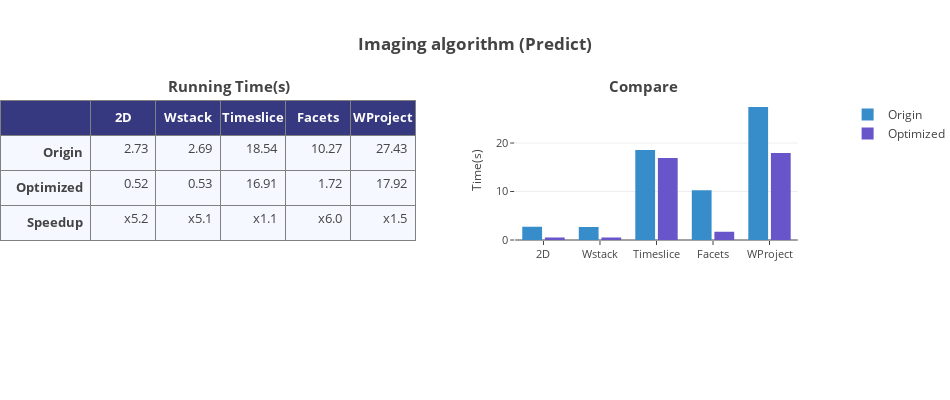
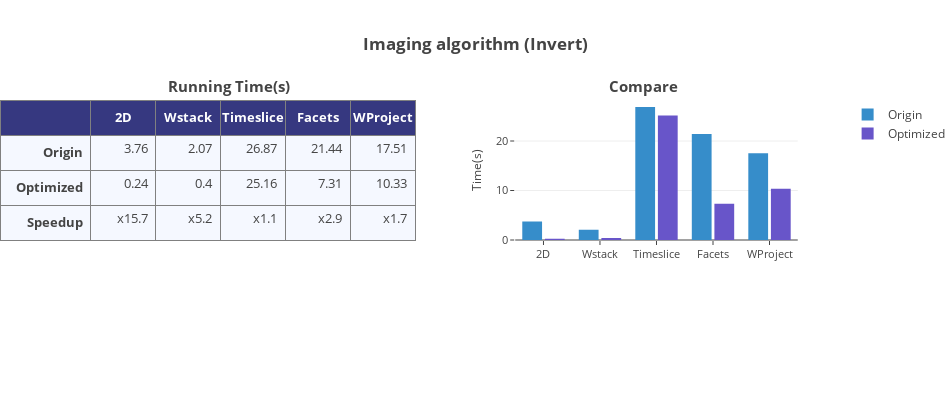

Source (notebook cell) for these figures, in order:
### Code cell
# Imaging algorithm

# Predict

origin = np.around(time_pred_ori, decimals=2)
optimized = np.around(time_pred_opt, decimals=2)
columns = ['2D', 'Wstack', 'Timeslice', 'Facets', 'WProject']
fig_title = 'Imaging algorithm (Predict)'
show(origin, optimized, columns, fig_title)

# Invert
origin = np.around(time_inv_ori, decimals=2)
optimized = np.around(time_inv_opt, decimals=2)
columns = ['2D', 'Wstack', 'Timeslice', 'Facets', 'WProject']
fig_title = 'Imaging algorithm (Invert)'
show(origin, optimized, columns, fig_title)

### Figure 1 — Plotly figure (JSON) as saved in the notebook; plotly's stock layout.template omitted (floating-point values rounded to 4 significant figures)
{"data": [{"cells": {"align": ["right"], "fill": {"color": "#F5F8FF"}, "font": {"size": 13}, "height": 35, "values": [["<b>Origin", "<b>Optimized", "<b>Speedup"], ["2.73", "0.52", "x5.2"], ["2.69", "0.53", "x5.1"], ["18.54", "16.91", "x1.1"], ["10.27", "1.72", "x6.0"], ["27.43", "17.92", "x1.5"]]}, "columnwidth": [1.4, 1, 1, 1, 1, 1], "domain": {"x": [0, 0.5], "y": [0, 1]}, "header": {"align": ["center"], "fill": {"color": "rgb(54,56,128)"}, "font": {"color": "white", "size": 13}, "height": 35, "values": ["", "<b>2D", "<b>Wstack", "<b>Timeslice", "<b>Facets", "<b>WProject"]}, "type": "table"}, {"marker": {"color": "rgb(54,141,202)"}, "name": "Origin", "type": "bar", "width": 0.35, "x": ["2D", "Wstack", "Timeslice", "Facets", "WProject"], "y": ["2.73", "2.69", "18.54", "10.27", "27.43"]}, {"marker": {"color": "rgb(104,85,201)"}, "name": "Optimized", "type": "bar", "width": 0.35, "x": ["2D", "Wstack", "Timeslice", "Facets", "WProject"], "y": ["0.52", "0.53", "16.91", "1.72", "17.92"]}], "layout": {"annotations": [{"font": {"size": 15}, "showarrow": false, "text": "<b>Running Time(s)", "x": 0.2, "xanchor": "left", "xref": "paper", "y": 1.01, "yanchor": "bottom", "yref": "paper"}, {"font": {"size": 15}, "showarrow": false, "text": "<b>Compare", "x": 0.73, "xanchor": "left", "xref": "paper", "y": 1.01, "yanchor": "bottom", "yref": "paper"}], "autosize": false, "height": 400, "margin": {"b": 100, "l": 0, "r": 0, "t": 100}, "title": "<b>Imaging algorithm (Predict)", "width": 950, "xaxis": {"domain": [0.62, 0.96], "mirror": false, "showline": false, "tickfont": {"size": 11}, "ticklen": 4, "zeroline": true}, "yaxis": {"domain": [0.3, 1], "mirror": false, "showline": false, "tickfont": {"size": 11}, "ticklen": 4, "title": "Time(s)", "titlefont": {"size": 12}, "zeroline": true}}}

### Figure 2 — Plotly figure (JSON) as saved in the notebook; plotly's stock layout.template omitted (floating-point values rounded to 4 significant figures)
{"data": [{"cells": {"align": ["right"], "fill": {"color": "#F5F8FF"}, "font": {"size": 13}, "height": 35, "values": [["<b>Origin", "<b>Optimized", "<b>Speedup"], ["3.76", "0.24", "x15.7"], ["2.07", "0.4", "x5.2"], ["26.87", "25.16", "x1.1"], ["21.44", "7.31", "x2.9"], ["17.51", "10.33", "x1.7"]]}, "columnwidth": [1.4, 1, 1, 1, 1, 1], "domain": {"x": [0, 0.5], "y": [0, 1]}, "header": {"align": ["center"], "fill": {"color": "rgb(54,56,128)"}, "font": {"color": "white", "size": 13}, "height": 35, "values": ["", "<b>2D", "<b>Wstack", "<b>Timeslice", "<b>Facets", "<b>WProject"]}, "type": "table"}, {"marker": {"color": "rgb(54,141,202)"}, "name": "Origin", "type": "bar", "width": 0.35, "x": ["2D", "Wstack", "Timeslice", "Facets", "WProject"], "y": ["3.76", "2.07", "26.87", "21.44", "17.51"]}, {"marker": {"color": "rgb(104,85,201)"}, "name": "Optimized", "type": "bar", "width": 0.35, "x": ["2D", "Wstack", "Timeslice", "Facets", "WProject"], "y": ["0.24", "0.4", "25.16", "7.31", "10.33"]}], "layout": {"annotations": [{"font": {"size": 15}, "showarrow": false, "text": "<b>Running Time(s)", "x": 0.2, "xanchor": "left", "xref": "paper", "y": 1.01, "yanchor": "bottom", "yref": "paper"}, {"font": {"size": 15}, "showarrow": false, "text": "<b>Compare", "x": 0.73, "xanchor": "left", "xref": "paper", "y": 1.01, "yanchor": "bottom", "yref": "paper"}], "autosize": false, "height": 400, "margin": {"b": 100, "l": 0, "r": 0, "t": 100}, "title": "<b>Imaging algorithm (Invert)", "width": 950, "xaxis": {"domain": [0.62, 0.96], "mirror": false, "showline": false, "tickfont": {"size": 11}, "ticklen": 4, "zeroline": true}, "yaxis": {"domain": [0.3, 1], "mirror": false, "showline": false, "tickfont": {"size": 11}, "ticklen": 4, "title": "Time(s)", "titlefont": {"size": 12}, "zeroline": true}}}
